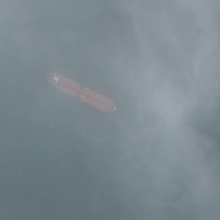
%> input picture 图像预处理/暗通道去雾/0072.jpg, 220 x 220 px, shrunk from 768 x 768 before the run
$ octave test.m   (GNU Octave 9; MATLAB toolbox functions it lacks are replaced by stand-ins)
%> lines starting %> are read from the running program, lines starting %| are printed output that depends on the picture; in (x1, y1, x2, y2) boxes, pixels count from 0 and x2, y2 are one past the last pixel; in counts of white or black regions, pixels touching at a corner belong together; the program's own positions count from 1
### 图像预处理/暗通道去雾/guidedfilter.m
function q = guidedfilter(I, p, r, eps)
%   GUIDEDFILTER   O(1) time implementation of guided filter.
%
%   - guidance image: I (should be a gray-scale/single channel image)
%   - filtering input image: p (should be a gray-scale/single channel image)
%   - local window radius: r
%   - regularization parameter: eps

[hei, wid] = size(I);
N = boxfilter(ones(hei, wid), r); % the size of each local patch; N=(2r+1)^2 except for boundary pixels.

mean_I = boxfilter(I, r) ./ N;
mean_p = boxfilter(p, r) ./ N;
mean_Ip = boxfilter(I.*p, r) ./ N;
cov_Ip = mean_Ip - mean_I .* mean_p; % this is the covariance of (I, p) in each local patch.

mean_II = boxfilter(I.*I, r) ./ N;
var_I = mean_II - mean_I .* mean_I;

a = cov_Ip ./ (var_I + eps); % Eqn. (5) in the paper;
b = mean_p - a .* mean_I; % Eqn. (6) in the paper;

mean_a = boxfilter(a, r) ./ N;
mean_b = boxfilter(b, r) ./ N;

q = mean_a .* I + mean_b; % Eqn. (8) in the paper;
end

### 图像预处理/暗通道去雾/boxfilter.m
function imDst = boxfilter(imSrc, r)

%   BOXFILTER   O(1) time box filtering using cumulative sum
%
%   - Definition imDst(x, y)=sum(sum(imSrc(x-r:x+r,y-r:y+r)));
%   - Running time independent of r;
%   - Equivalent to the function: colfilt(imSrc, [2*r+1, 2*r+1], 'sliding', @sum);
%   - But much faster.

[hei, wid] = size(imSrc);
imDst = zeros(size(imSrc));

%cumulative sum over Y axis
imCum = cumsum(imSrc, 1);
%difference over Y axis
imDst(1:r+1, :) = imCum(1+r:2*r+1, :);
imDst(r+2:hei-r, :) = imCum(2*r+2:hei, :) - imCum(1:hei-2*r-1, :);
imDst(hei-r+1:hei, :) = repmat(imCum(hei, :), [r, 1]) - imCum(hei-2*r:hei-r-1, :);

%cumulative sum over X axis
imCum = cumsum(imDst, 2);
%difference over Y axis
imDst(:, 1:r+1) = imCum(:, 1+r:2*r+1);
imDst(:, r+2:wid-r) = imCum(:, 2*r+2:wid) - imCum(:, 1:wid-2*r-1);
imDst(:, wid-r+1:wid) = repmat(imCum(:, wid), [1, r]) - imCum(:, wid-2*r:wid-r-1);
end

### 图像预处理/暗通道去雾/test.m
I=imread('0072.jpg');
%> I is the input picture: size 220x220x3 uint8; mean R, G, B 124.1, 136.6, 143.4
I = double(I)/ 255;
%> I: size 220x220x3 double
% 获取图像大小
[h,w,c] = size(I);
%> h = 220; w = 220; c = 3
win_size = 7;
%去雾系数
w0  = 0.95;
img_size = w * h;
%> img_size = 48400
%初始化结果图像
dehaze = zeros(h,w,c);
%初始化暗影通道图像
win_dark = ones(h,w);

%计算分块darkchannel
 for j=1+win_size:w-win_size
    for i=win_size+1:h-win_size
        win_dark(i,j)=min(I(i,j,:));
        for n=j-win_size:j+win_size
            for m=i-win_size:i+win_size
                if(win_dark(m,n)>win_dark(i,j))
                    win_dark(m,n)=win_dark(i,j);
                end
            end
        end
    end
 end
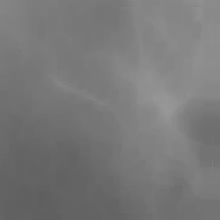
%> win_dark: size 220x220 double; min 0.373, max 0.592, mean 0.471


%计算大气亮度A
dark_channel = win_dark;
times = round(img_size * 0.001);
%> times = 48
A = 0;

for m=1:times
    most_bright=max(max(dark_channel));
    [i,j]=find(dark_channel==most_bright);
    i=i(1);j=j(1);
    average=mean(I(i,j,:));
    if average > A
        A=average;
    end
    dark_channel(i,j)=0;
end
%> this loop made 48 passes
%> (most_bright, i, j, average, A) on passes 1, 4, 14, 24: (0.592, 106, 164, 0.637, 0.637), (0.592, 106, 165, 0.641, 0.641), (0.592, 109, 166, 0.644, 0.644), (0.592, 112, 167, 0.648, 0.648)
%> (most_bright, i, j, average) on passes 2, 3, 5, 6, 7, 8: (0.592, 107, 164, 0.633), (0.592, 108, 164, 0.633), (0.592, 107, 165, 0.637), (0.592, 108, 165, 0.637), (0.592, 109, 165, 0.641), (0.592, 110, 165, 0.641)
%> dark_channel: size 220x220 double; 0.1% of pixels changed, all inside (x1, y1, x2, y2) = (155, 97, 170, 113)

%计算transmission map
transmission = 1 - w0 * win_dark / A;
gray_I = zeros(img_size ,1);
gray_I = reshape(gray_I,h,w);
for i=1:h
    for j=1:w
        gray_I(i,j) = mean(I(i,j,:));
    end
end
%用guided filter对trasmission map做soft matting
p = transmission;
r = 60;
eps = 10^-6;
transmission_filter = guidedfilter(gray_I, p, r, eps);
%> in guidedfilter, `mean_p = boxfilter(p, r) ./ N;`:
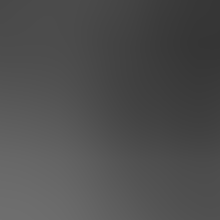
%> mean_p: size 220x220 double; min 0.211, max 0.435, mean 0.308
%> in guidedfilter, `mean_Ip = boxfilter(I.*p, r) ./ N;`:
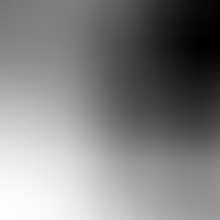
%> mean_Ip: size 220x220 double; min 0.124, max 0.194, mean 0.16; drawn with min black and max white
%> in guidedfilter, `cov_Ip = mean_Ip - mean_I .* mean_p;`:
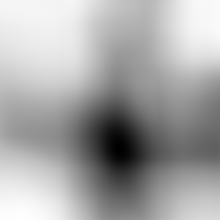
%> cov_Ip: size 220x220 double; min -0.00359, max -6.02e-05, mean -0.00128; drawn with min black and max white
%> call 5 of boxfilter, with r = 60
%> in boxfilter (call 5), `imCum = cumsum(imSrc, 1);`:
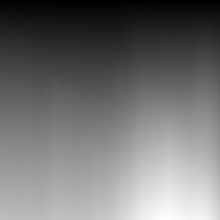
%> imCum: size 220x220 double; min 0.263, max 73.57, mean 33.1; drawn with min black and max white
%> in boxfilter (call 5), `imDst(:, r+2:wid-r) = imCum(:, 2*r+2:wid) - imCum(:, 1:wid-2*r-1);`:
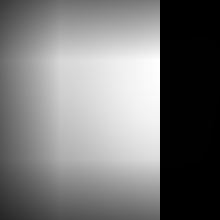
%> imDst: size 220x220 double; min 15.75, max 4873.5, mean 2280.8; drawn with min black and max white
%> in boxfilter (call 5), `imDst(:, wid-r+1:wid) = repmat(imCum(:, wid), [1, r]) - imCum(:, wid-2..`:
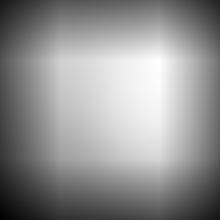
%> imDst: size 220x220 double; min 736.5, max 4873.5, mean 3094.6; drawn with min black and max white

%平滑处理
r = 8;
eps = 0.2^2;
transmission_smooth = guidedfilter(transmission_filter, transmission_filter, r, eps);


t0=0.1;
for i=1:c
    for j=1:h
        for l=1:w
            dehaze(j,l,i)=(I(j,l,i)-A)/max(t0,transmission_smooth(j,l))+A;
        end
    end
end
